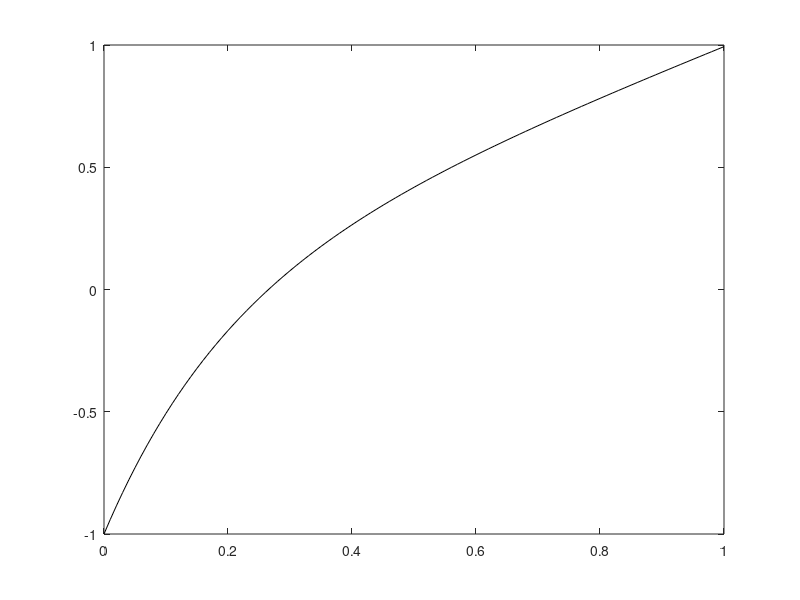

Write MATLAB code to recreate this figure. (Note: this script raises an error after producing the figure.)
function main
clear all; clf;
t = [0:0.01:1]; yt = t-exp(-5*t);
plot(t,yt,'k'); hold on;
axis([0 1 -1 1]);
h=0.2;
eul(h);
h=0.1;
eul(h);
h=0.01;
eul(h);
end
